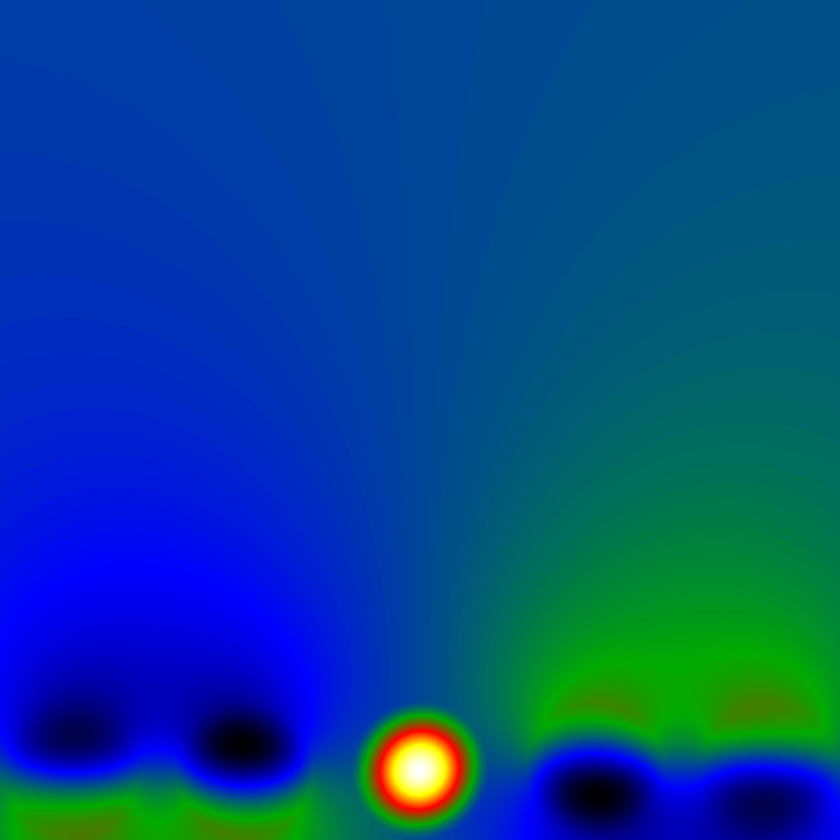
#> input picture tools/sim_HOLO_PHASE.png, 840 x 840 px, shrunk from 2401 x 2401 before the run
$ python contours.py
#> lines starting #> are read from the running program, lines starting #| are printed output that depends on the picture; after the words box and inside, x2 and y2 are one past the last pixel; in counts of white or black regions, pixels touching at a corner belong together
import cv2
import numpy as np

# 1. Charger l'image PNG (sans canal alpha)
img = cv2.imread("sim_HOLO_PHASE.png")  # Format BGR standard
#> img is the input picture: shape (840, 840, 3); mean B, G, R 140.4, 70.1, 3.4

# Vérifier si l'image est chargée
if img is None:
    print("Erreur : impossible de charger l'image")
    exit()

# 2. Créer une image en niveaux de gris pour la détection de contours
gray = cv2.cvtColor(img, cv2.COLOR_BGR2GRAY)
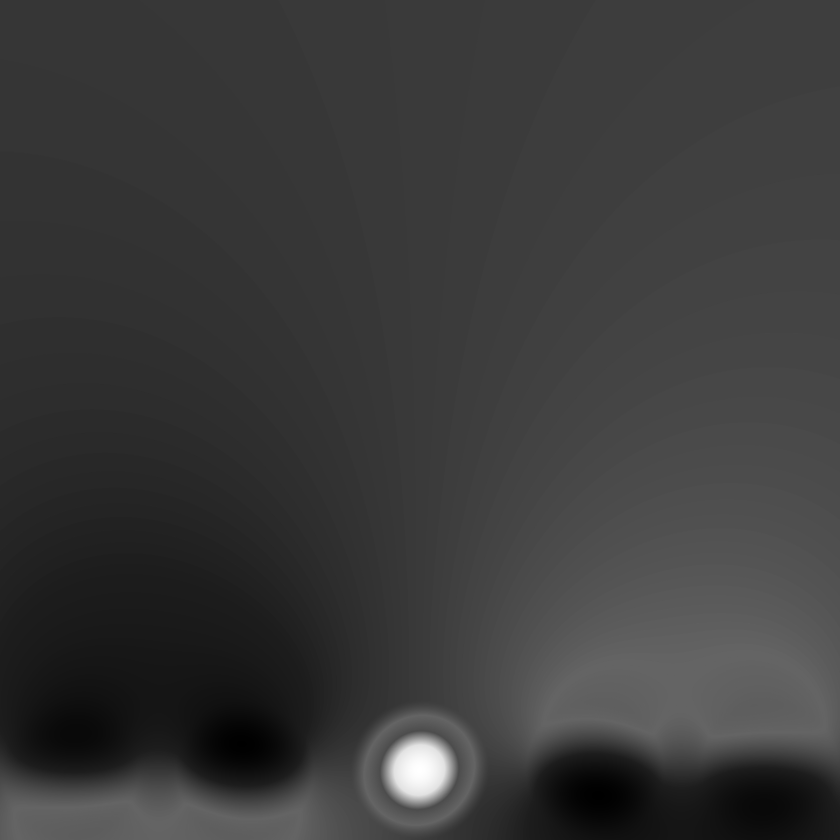
#> gray: shape (840, 840); min 0, max 255, mean 58.2

# 3. Améliorer le contraste (optionnel mais recommandé)
# Appliquer une égalisation d'histogramme
gray = cv2.equalizeHist(gray)
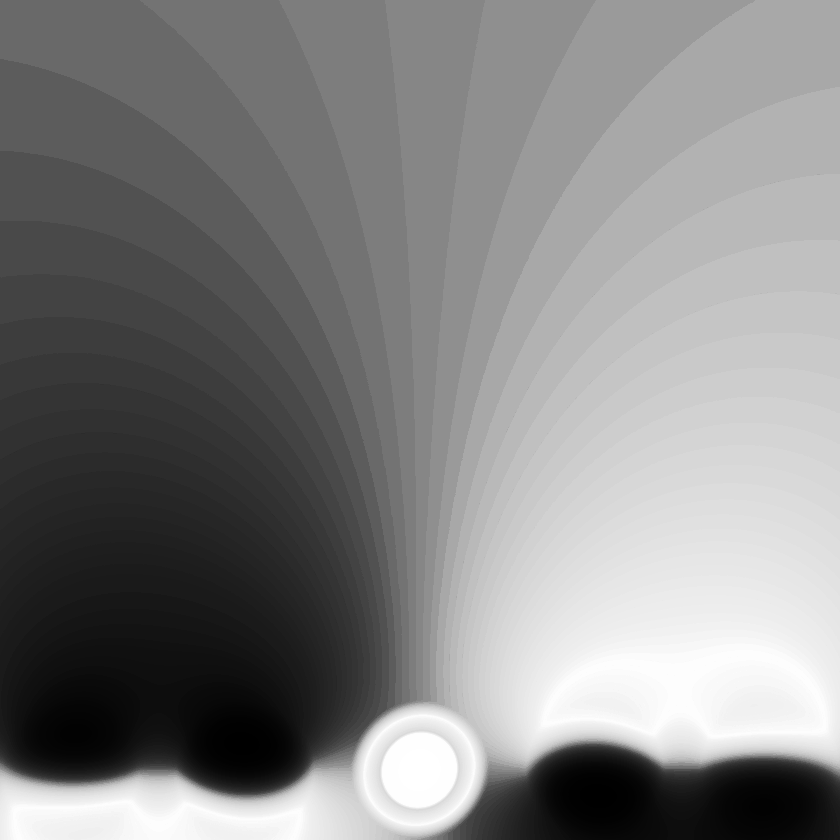
#> gray: shape (840, 840); min 0, max 255, mean 130.6

# Ou appliquer un seuillage adaptatif si l'image est peu contrastée
# _, gray = cv2.threshold(gray, 127, 255, cv2.THRESH_BINARY)

# 4. Détection des bords avec Canny
# Ajuster les seuils selon votre image (essayez 50/150 ou 30/100 si nécessaire)
edges = cv2.Canny(gray, 20, 100)
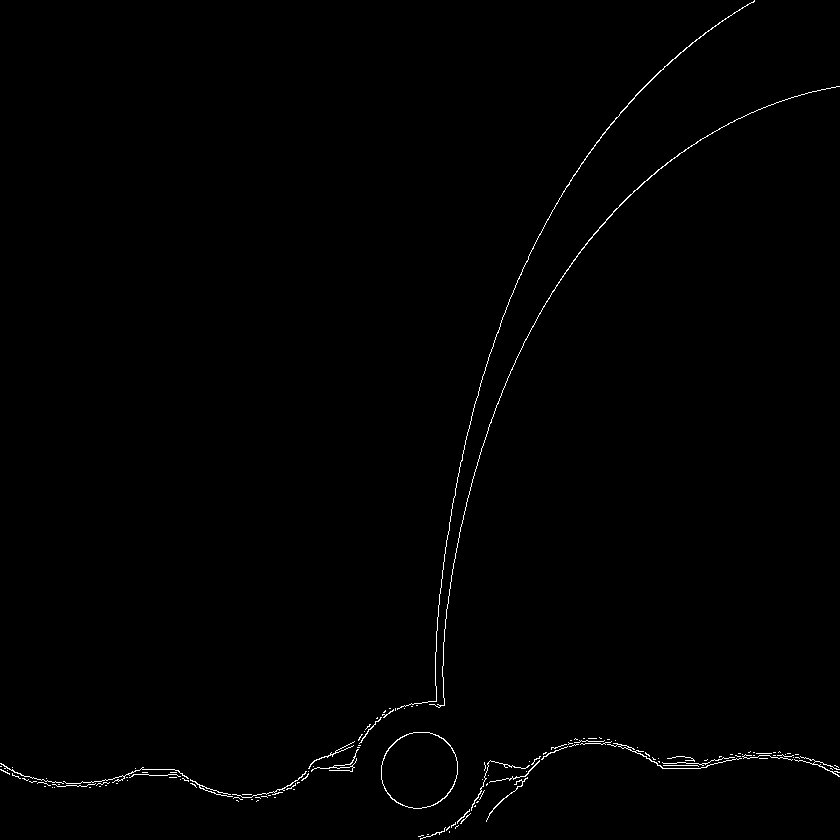
#> edges: shape (840, 840); 0.61% white in thin lines or dots

# 5. Optionnel : dilater les contours pour les rendre plus visibles
kernel = np.ones((3, 3), np.uint8)
edges = cv2.dilate(edges, kernel, iterations=1)
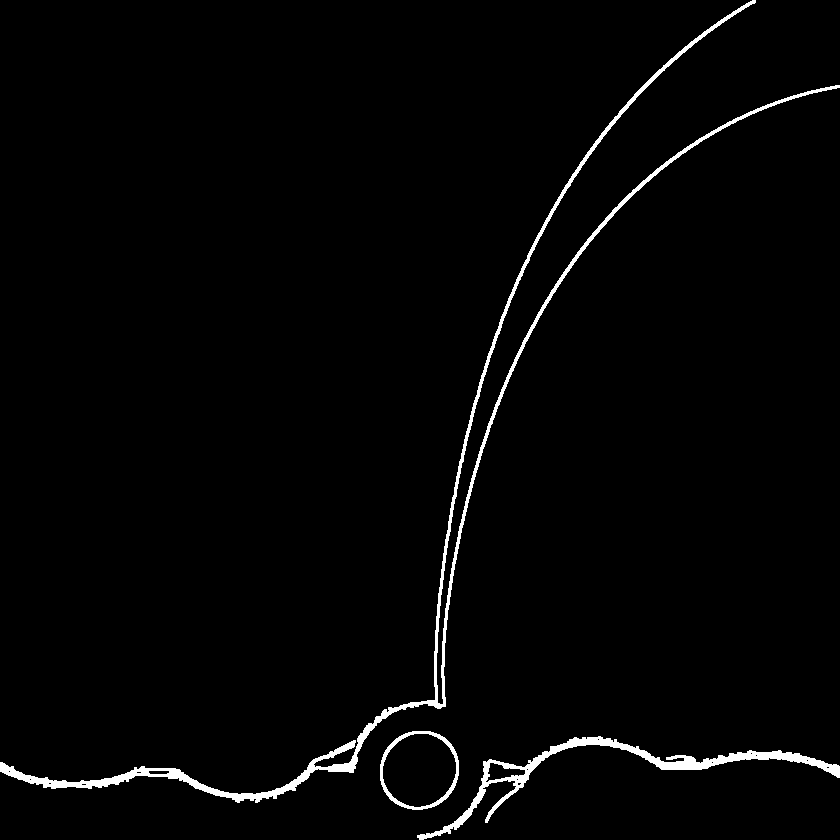
#> edges: shape (840, 840); 2% white; 3 white regions

# 6. Trouver les contours
contours, _ = cv2.findContours(edges, cv2.RETR_EXTERNAL, cv2.CHAIN_APPROX_SIMPLE)
#> contours = 3 contours; box (x1, y1, x2, y2) and area: (0, 0, 840, 803) 7450, (380, 731, 459, 810) 4902, (417, 736, 840, 840) 3788

print(f"Nombre de contours détectés : {len(contours)}")
#| Nombre de contours détectés : 3

# 7. Dessiner les contours sur une copie de l'image originale
output = img.copy()

# Dessiner en couleur vive (rouge épais) pour bien voir
cv2.drawContours(output, contours, -1, (0, 0, 255), thickness=3)  # Rouge, épaisseur 3
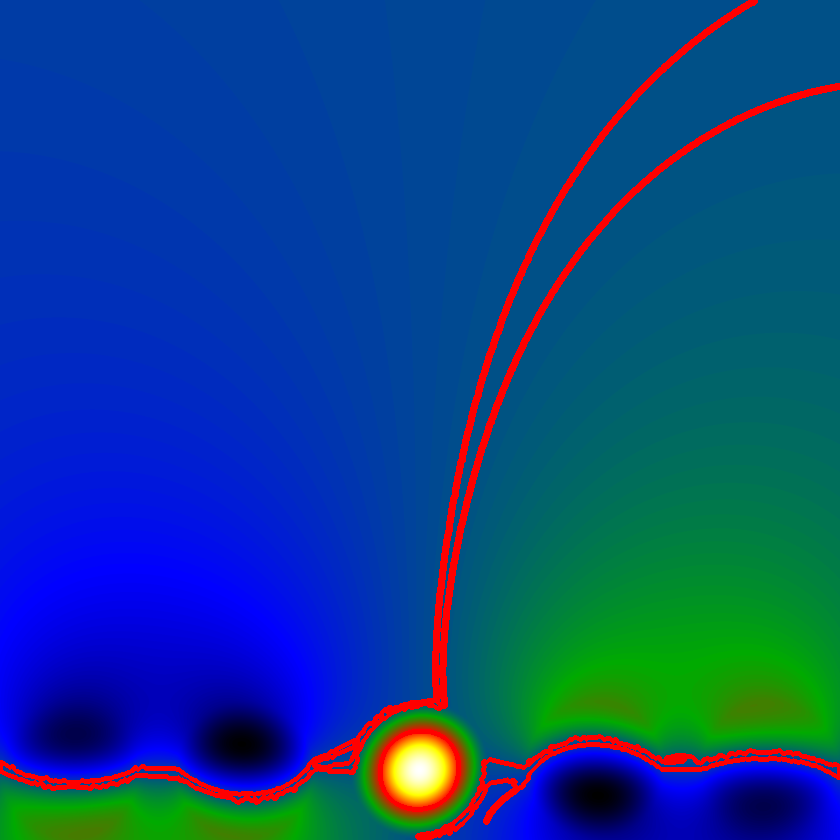
#> output: shape (840, 840, 3); 3.26% of pixels changed, all inside (x1, y1, x2, y2) = (0, 0, 840, 840)

# 8. Sauvegarder les résultats
cv2.imwrite("sim_HOLO_PHASE_contours.png", output)
cv2.imwrite("sim_HOLO_PHASE_edges.png", edges)  # Sauvegarder aussi les bords détectés

print("Images sauvegardées avec succès")

# [6 lines of commented-out code are left out]

import matplotlib.pyplot as plt

plt.figure(figsize=(15, 5))

plt.subplot(2, 2, 1)
plt.imshow(cv2.cvtColor(img, cv2.COLOR_BGR2RGB))
plt.title("Original")
plt.axis('off')

plt.subplot(2, 2, 2)
plt.imshow(gray, cmap='gray')
plt.title("Niveaux de gris")
plt.axis('off')

plt.subplot(2, 2, 3)
plt.imshow(edges, cmap='gray')
plt.title("Edges")
plt.axis('off')

plt.subplot(2, 2, 4)
plt.imshow(cv2.cvtColor(output, cv2.COLOR_BGR2RGB))
plt.title("Contours")
plt.axis('off')

plt.tight_layout()
plt.show()
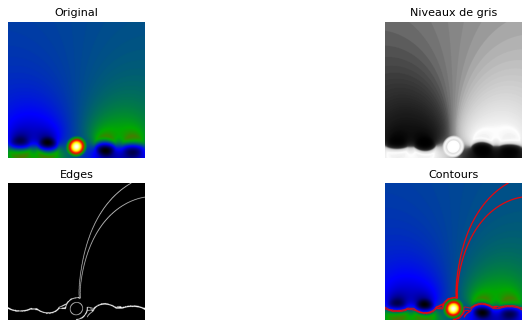
#> figure drawn by matplotlib, 4 panels
